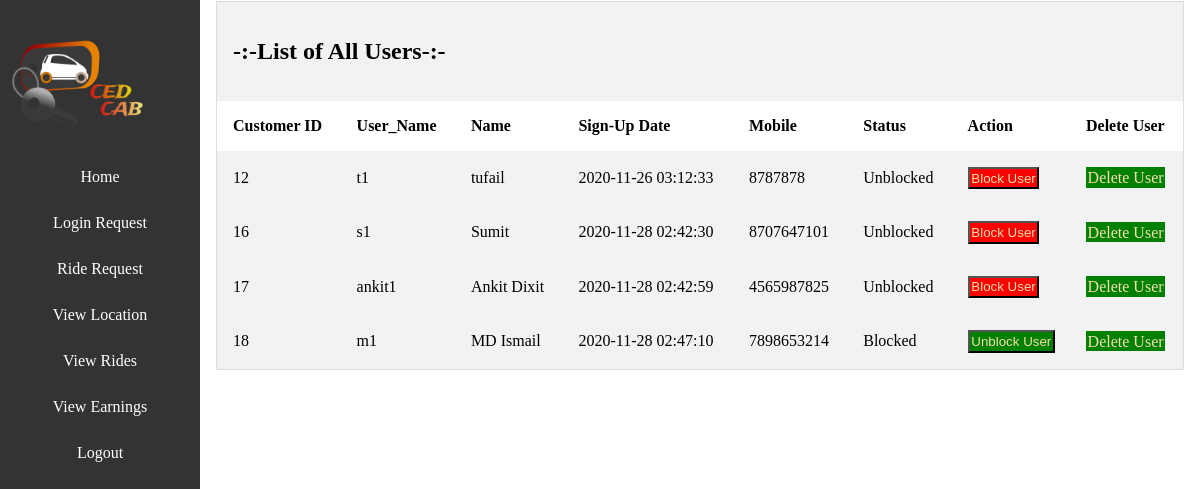
The page /admin/alluser.php (signed in) on the database its author committed.
### tables this page shows
CREATE TABLE `tbl_user` (
  `user_id` int(11) NOT NULL,
  `user_name` varchar(50) NOT NULL,
  `name` varchar(50) NOT NULL,
  `dateofsignup` datetime NOT NULL,
  `mobile` varchar(10) NOT NULL,
  `isblock` tinyint(1) NOT NULL,
  `password` varchar(500) NOT NULL,
  `is_admin` tinyint(1) NOT NULL
);

### class/Dbcon.php (called while the page is built, shortened)
<?php
class Dbcon
{
    public function __construct()
    {
        $this->conn = new mysqli("localhost", "root", "", "cab");
    }
}

### class/Users.php (called while the page is built, shortened)
<?php
class Users
{
    public function showuser($conn)
    {
        $a=array();
        $sql = "SELECT * from `tbl_user` WHERE `is_admin`= 0 ";
        $result =$conn->query($sql);
        if ($result->num_rows > 0) {
            while ($row = $result->fetch_assoc()) {
                $check_user = $row['is_admin'];
                if ($check_user == 0) {
                    array_push($a, $row);
                }
            }
            return $a;
        }
    }
}

### admin/alluser.php (the view, shortened to what this page needs)
<?php
require "sidebar.php";
require "header.php" ;
require "../class/Dbcon.php";
require "../class/Users.php";
?>
    <div id="wrapper">
            <?php
                        $db = new Dbcon();
                        $viewdata = new Users();
                       $details= $viewdata->showuser($db->conn);
            ?>
        <table class='view-table-css'>
        <tr>
                    <td colspan="8">
                    <h2>-:-List of All Users-:-</h2>
                    </td>
                 </tr>
        <tr>
        <th>Customer ID</th>
        <th>User_Name</th>
        <th>Name</th>
        <th>Sign-Up Date</th>
        <th>Mobile</th>
        <th>Status</th>
        <th>Action</th>
        <th>Delete User</th>
<?php
foreach ($details as $key =>$ride) {
    ?>
                 <form action="" method="POST">
                <tr>
                    <td><?php echo $ride['user_id']?></td>
                    <td><?php echo $ride['user_name']?></td>
                    <td><?php echo $ride['name']?></td>
                    <td><?php echo $ride['dateofsignup']?></td>
                    <td><?php echo $ride['mobile']?></td>
                    <td><?php $status = $ride['isblock'];?>
                    <?php if ($status==0) {
                        echo "Blocked";?>
                       <td><input type="submit" name="unblock" class="delete-css" Value="Unblock User"></td>
                    <?php } elseif ($status==1) {
                        echo "Unblocked";?>
                        <td><input type="submit" name="block" class="approve-css" Value="Block User"></td>
                    <?php }?>
                    </form>
                    <td>
                        <a href="deleteuser.php?id=<?php echo $ride['user_id']?>" class="delete-css">Delete User</a>
                    </td>
              </tr>
<?php }
    ?>
</table>
    </div>

### admin/css/style.css (style rules this page uses)
body { margin:0 ; padding: 0; }
#wrapper { margin-left: 200px; padding: 1px 16px; }
table { border-collapse: collapse; border-spacing: 0; width: 100%; border: 1px solid #ddd; }
th, td { text-align: left; padding: 16px; }
tr:nth-child(odd) { background-color: #f2f2f2 !important; }
.approve-css { padding: 2%; background-color: red; text-decoration: none; color: wheat; }
.delete-css { padding: 2%; background-color: green; text-decoration: none; color: wheat }

### rows shown on the page
tbl_user: user_id "12", user_name "t1", name "tufail", dateofsignup "2020-11-26 03:12:33", mobile "8787878"
tbl_user: user_id "16", user_name "s1", name "Sumit", dateofsignup "2020-11-28 02:42:30", mobile "8707647101"
tbl_user: user_id "17", user_name "ankit1", name "Ankit Dixit", dateofsignup "2020-11-28 02:42:59", mobile "4565987825"
tbl_user: user_id "18", user_name "m1", name "MD Ismail", dateofsignup "2020-11-28 02:47:10", mobile "7898653214"
